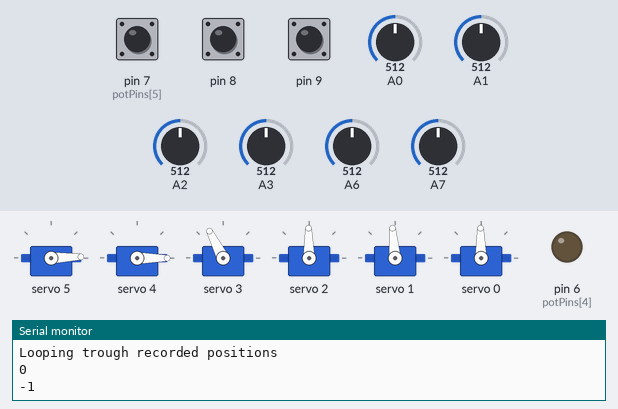
The sketch below on a simulated Arduino Nano, built with avr-gcc and run on an emulated ATmega328P. On the bench: 6 × servo, output pins drawn as LEDs (lit = HIGH), the last lines printed to the serial monitor. Inputs (shaded band) come from the test bench; at power-on: pin 8 HIGH, pin 9 HIGH, pin 7 (potPins[5]) HIGH, A0 = 512, A1 = 512, A2 = 512, A3 = 512, A6 = 512, A7 = 512.

Above: at 13.6 s.
13.7 s: pin 8 pulled LOW for 0.15 s
At 14.9 s:
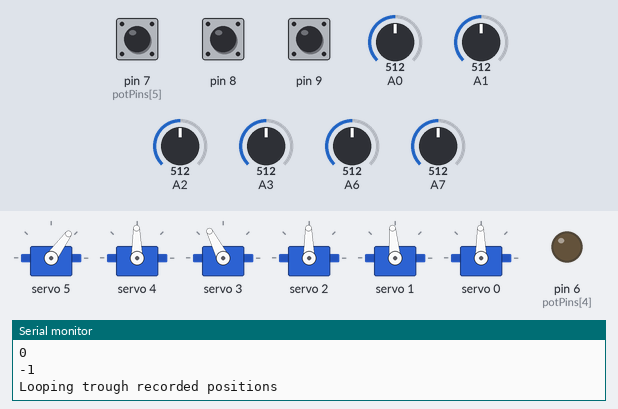
15.4 s: pin 9 pulled LOW for 0.15 s
At 17.8 s:
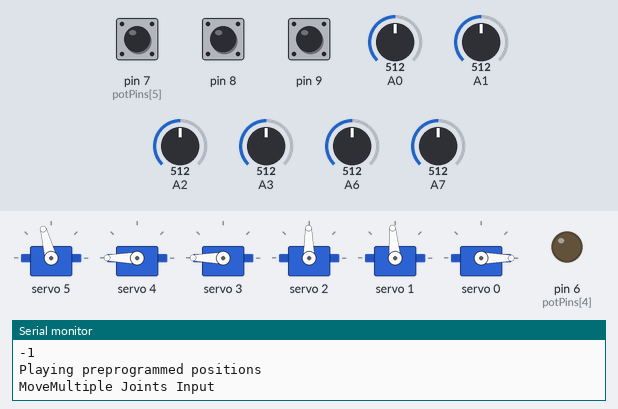
18.5 s: pin 9 pulled LOW for 3.2 s
At 19.7 s:
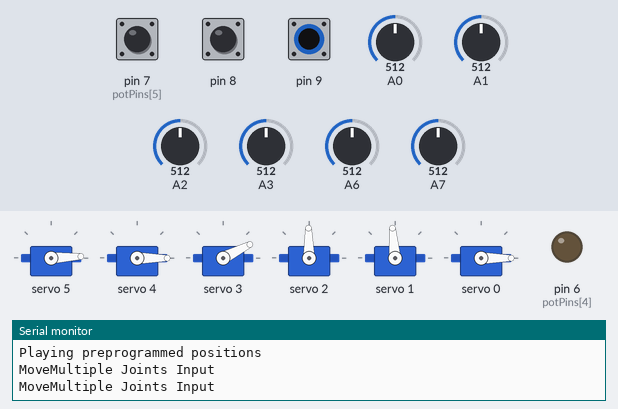
24.7 s: pin 9 pulled LOW for 3.2 s
30.9 s: pin 8 pulled LOW for 3.2 s
37.1 s: pin 8 pulled LOW for 1 s
At 37.6 s:
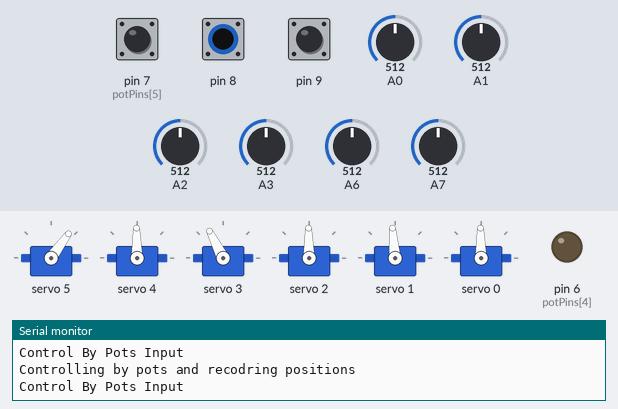
Timing chart, 0 to 40.1 s (numbered marks = the images above; inputs shaded):
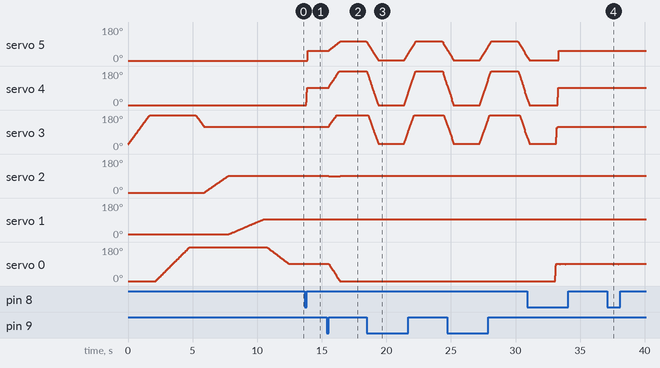

Measured:
- after the input at 13.7 s, servo 5: 2° → 54° after 0.16 s; servo 4: 0° → 91° after 0.10 s
- after the input at 15.4 s, servo 5: rises from 54° to 105° in 0.91 s, then falls to 98° in 2.1 s; servo 4: rises from 91° to 180° in 0.83 s, then falls to 174° in 2.1 s; servo 3: moves from 117° to 180° over 0.65 s, starting after 0.12 s; servo 2: 91° → 90° after 0.12 s, → 91° 0.90 s later; servo 1: 95° → 94° after 0.12 s, → 95° 0.90 s later
- after the input at 37.1 s, servo 0: alternates 91° for 0.13 s and 90° for 0.01 s, 14 changes in all, then stays 91°, starting after 0.15 s

The sketch:

robotArm.ino
```cpp
#include <Wire.h>
#include <Adafruit_PWMServoDriver.h>

Adafruit_PWMServoDriver pwm = Adafruit_PWMServoDriver();

// For uploading new code select arduino nano and old bootloarder, avrisp mkll

#define SERVO_FREQ 60 // Analog servos run at ~60 Hz updates

// Defines the servos range of motion
#define TORSO_SERVOMIN  120 // Left or right?
#define TORSO_SERVOMAX  610 // Left or right?

#define SHOULDER_SERVOMIN  170 // Right
#define SHOULDER_SERVOMAX  580 // Left

#define ELBOW_SERVOMIN  140 // Left
#define ELBOW_SERVOMAX  590 // Right

#define WRIST_SERVOMIN  200 // Right
#define WRIST_SERVOMAX  660 // Left

#define HAND_SERVOMIN  120 // Does not matter
#define HAND_SERVOMAX  610 // Does not matter

#define GRIPPER_SERVOMAX 400 // Open
#define GRIPPER_SERVOMIN 140 // Closed

// Declaring variables
char *armServos[6] = {"GRIPPER_", "HAND_", "WRIST_", "ELBOW_", "SHOULDER_", "TORSO_"}; // The name of each servo
int minServoLimits[6] = {TORSO_SERVOMIN, SHOULDER_SERVOMIN, ELBOW_SERVOMIN, WRIST_SERVOMIN, HAND_SERVOMIN, GRIPPER_SERVOMIN};
int maxServoLimits[6] = {TORSO_SERVOMAX, SHOULDER_SERVOMAX, ELBOW_SERVOMAX, WRIST_SERVOMAX, HAND_SERVOMAX, GRIPPER_SERVOMAX};
int servoPos[6] = {0, 0, 0, 0, 0, 0}; // The servos positions
int servoPastPos[6] = {0, 0, 0, 0, 0, 0}; // The servos previous position

int potPins[6] = {0, 1 ,2 ,3 ,6 ,7};

int pot0Value;
int pot1Value;
int pot2Value;
int pot3Value;
int pot4Value;
int pot5Value;

int saved0[20];
int saved1[20];
int saved2[20];
int saved3[20];
int saved4[20];
int saved5[20];

int positionArray[6];

void setup() {
  // Console
  Serial.begin(9600);
  Serial.println("Robot arm running!");

  // Servo
  pwm.begin();
  pwm.setOscillatorFrequency(27000000);  // The int.osc. is closer to 27MHz
  pwm.setPWMFreq(SERVO_FREQ);  // Analog servos run at ~60 Hz updates

  // Pots
  pinMode(A0, INPUT);
  pinMode(A1, INPUT);
  pinMode(A2, INPUT);
  pinMode(A3, INPUT);
  pinMode(A4, INPUT);
  pinMode(A5, INPUT);
  pinMode(A6, INPUT);
  pinMode(A7, INPUT);

  pinMode(7, INPUT_PULLUP);
  pinMode(8, INPUT_PULLUP);
  pinMode(9, INPUT_PULLUP);

  pinMode(6, OUTPUT); // LED
  digitalWrite(13, LOW);

  delay(10);

  // Initialize all servos
  Shutdown();
  MoveJoint(3, 90, 10);
  MoveJoint(2, 90, 20);
  MoveJoint(1, 90, 30);
  MoveJoint(0, 90, 20);
  saved0[0] = -1;
}

void loop() {
  if (digitalRead(8)==0){
    int recorded = 0;
    while (digitalRead(8)==0){
      Serial.println("Controlling by pots and recodring positions");
      ControlByPots();
      if (digitalRead(7)==0){
        saved0[recorded] = servoPastPos[0];
        saved1[recorded] = servoPastPos[1];
        saved2[recorded] = servoPastPos[2];
        saved3[recorded] = servoPastPos[3];
        saved4[recorded] = servoPastPos[4];
        saved5[recorded] = servoPastPos[5];
        Serial.println("");
        Serial.println(recorded);
        Serial.println("saved positions");
        digitalWrite(6, HIGH);
        delay(1000);
        digitalWrite(6, LOW);
        recorded++;
      }
    }
    saved0[recorded] = -1;
  } else if (digitalRead(8)==1 and digitalRead(9)==1){
    Serial.println("Looping trough recorded positions");
    for (int i = 0; i < 20; i++){
      if (saved0[i]==-1){
        Serial.println(i);
        Serial.println(saved0[i]);
        break;
      }
      MoveMultipleJoints(ConvertToArray(saved0[i],saved1[i],saved2[i],saved3[i],saved4[i],saved5[i]), 0);
    }

  } else { // Play preprogrammed

    Serial.println("Playing preprogrammed positions");
    if (digitalRead(7)==0){
      digitalWrite(6, HIGH);
      Shutdown();
      delay(8000);
    }
    MoveMultipleJoints(ConvertToArray(0, 90, 90, 180, 180, 180), 0);
    delay(2000);
    MoveMultipleJoints(ConvertToArray(0, 90, 90, 0, 0, 0), 0);
    delay(2000);
  }
}

int ConvertToArray(int servo0, int servo1, int servo2, int servo3, int servo4, int servo5){
  positionArray[0] = servo0;
  positionArray[1] = servo1;
  positionArray[2] = servo2;
  positionArray[3] = servo3;
  positionArray[4] = servo4;
  positionArray[5] = servo5;
  return positionArray;
}

/**********************************************************
 * Before the power to the arm is cut the servos should go to a speceif postion.
 * By setting these postions as the first when powering it up we avoid the servos going really fast
 * to a random postion that we don't know where is
**********************************************************/
void Shutdown() {
  Serial.println("Shutting down");
  MoveJoint(5, 0, 10);
  MoveJoint(4, 0, 10);
  MoveJoint(3, 180, 10);
  MoveJoint(2, 0, 30);
  MoveJoint(1, 0, 30);
  MoveJoint(0, 180, 15);
}

// Moves given joint to position
void MoveJoint(int servo, int degree, int acceleration) {

  // If the previous positions is smaller than the new one (move towards 180 degrees)
  if (servoPastPos[servo] <= degree) {
    for (servoPos[servo]; servoPos[servo] <= degree; servoPos[servo]++) {
      pwm.setPWM(servo, 0, AngleToPulse(servoPos[servo], servo));
      delay(acceleration); // The delay wont be visible to the naked eye, it will only look like the servo is moving slower
    }
  }

  // If the previous positions is larger than the new one (move towards 0 degrees)
  else if (servoPastPos[servo] >= degree) {
    for (servoPos[servo]; servoPos[servo] >= degree; servoPos[servo]--) {
      pwm.setPWM(servo, 0, AngleToPulse(servoPos[servo], servo));
      delay(acceleration); // The delay wont be visible to the naked eye, it will only look like the servo is moving slower
    }
  }

  servoPastPos[servo] = servoPos[servo]; // Sets the past position of the servo equal to the current
}

void MoveMultipleJoints(int a[], int acceleration) {
  int degForServos[6] = {a[0], a[1], a[2], a[3], a[4], a[5]}; // Stores the inout in an array
  Serial.println("MoveMultiple Joints Input");
  // for(int i=0; i<6; i++){
  //   Serial.println(a[i]);
  // }
  // Serial.println("");
  for (int deg=0; deg <= 180; deg++) {
    for (int servo=0; servo < 6; servo++) {
      if (servoPastPos[servo] < deg) {
        pwm.setPWM(servo, 0, AngleToPulse(map(deg, 0, 180, servoPastPos[servo], degForServos[servo]), servo));
      }

      else if (servoPastPos[servo] > deg) {
        pwm.setPWM(servo, 0, AngleToPulse(map(deg, 0, 180, servoPastPos[servo], degForServos[servo]), servo)); //maybe switch 180 and 0
      }

    }
  }
  // Sets the past position of the servo equal to the current
  for (int servo; servo < 6; servo++) {
    servoPastPos[servo] = servoPos[servo] = degForServos[servo];
  }
}

void ControlByPots(){
  Serial.println("Control By Pots Input");
  for (int i = 0; i<6; i++){
    int deg = map(analogRead(potPins[i]), 0, 1024, 0, 180);
    MoveJoint(i, deg, 0);
    // Serial.println(deg);
  }
  // delay(1000);
}

// Converts pulselength to angle
int AngleToPulse(int ang, int servo) {
  int pulse = map(ang, 0, 180, minServoLimits[servo], maxServoLimits[servo]);
  return pulse;
}
```
